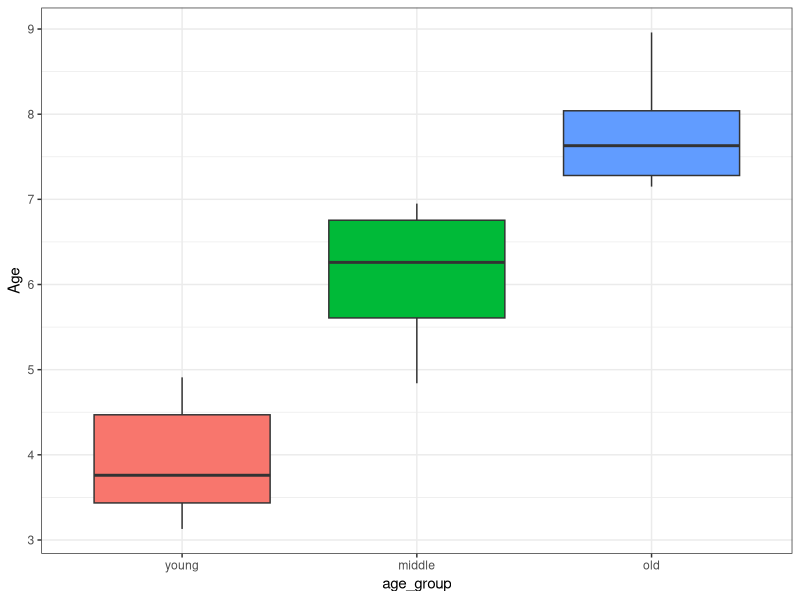
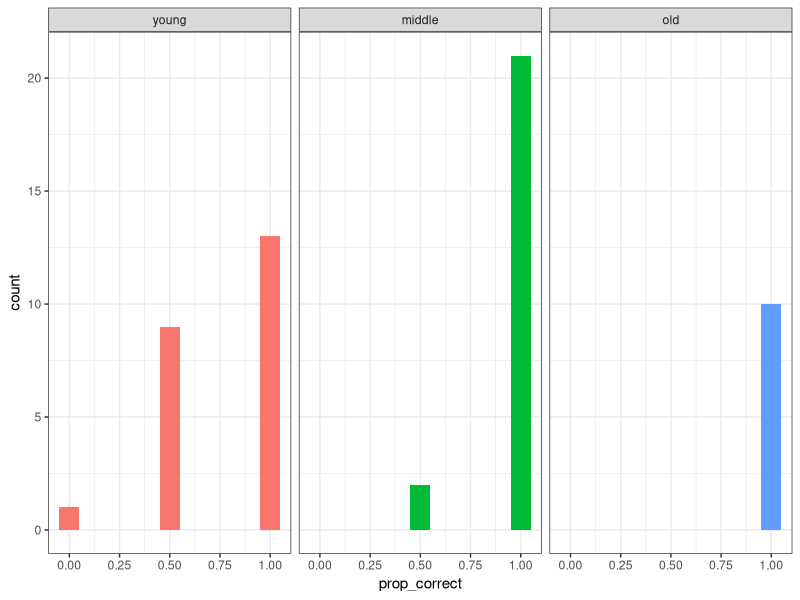
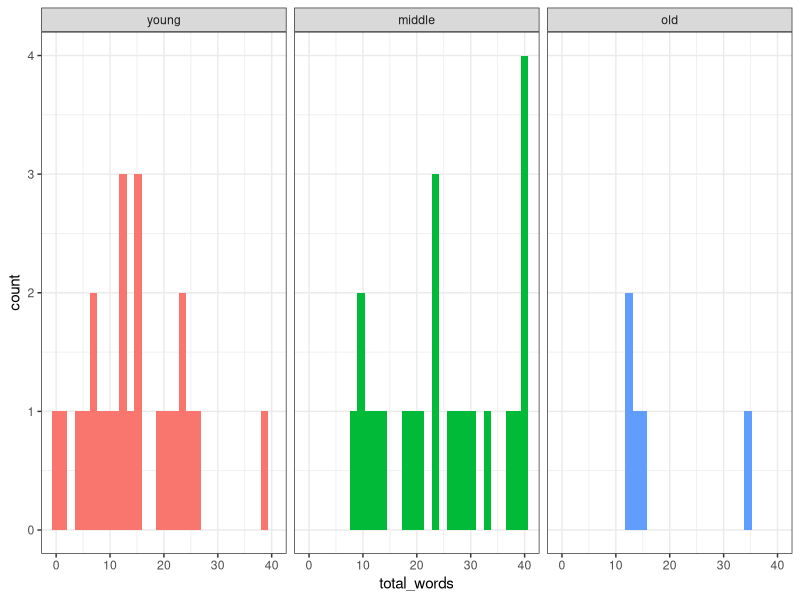
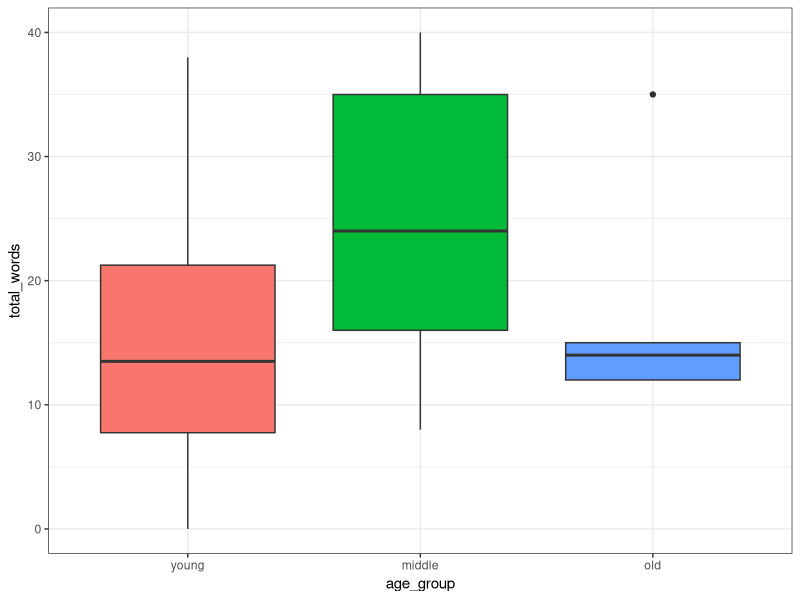
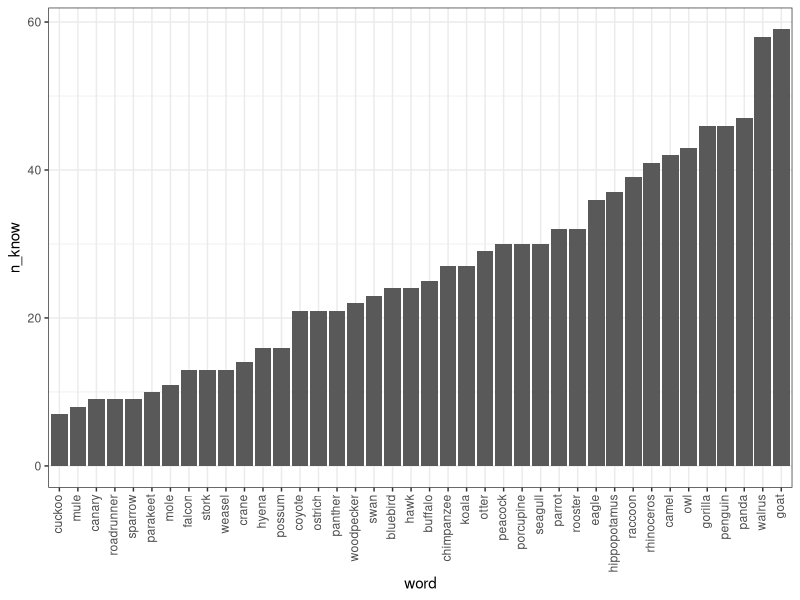

Source code (R) for these figures, in order:
## ---- chunk 1
# load packages
library(knitr)
library(rmarkdown)
library(broom)
library(tidyverse) 
library(ggplot2)
library(stringr)
library(forcats)
library(jsonlite)


opts_chunk$set(echo = T, message = F, warning = F, 
               error = F, cache = T, tidy = F, fig.height = 4)
## ---- chunk 2
runsheet = read.csv("../data/pilot1_and_2/nextKids_pilot_1_2_subject_deID.csv") %>%
  select(subjCode, Gender, Age, ageBin) %>%
  mutate(age_group = ifelse(ageBin == "5to6", "middle", ifelse(ageBin == "3to4", "young", "old"))) %>%
  mutate(age_group = fct_relevel(age_group, "young", "middle")) %>%
  select(-ageBin) %>%
  rename(subid = subjCode) 
## ---- chunk 3
runsheet = runsheet %>%
  filter(subid != "p029" & subid != "p022") 
## ---- chunk 4
runsheet %>%
  group_by(subid) %>%
  group_by(age_group) %>%
  summarize(n = n()) %>%
  kable()
## ---- chunk 5
runsheet %>%
  group_by(subid) %>%
  group_by(age_group) %>%
  ggplot(aes(y= Age, x= age_group, fill = age_group)) +
  geom_boxplot() +
  theme_bw() +
  theme(legend.position = "none")
## ---- chunk 6
ptrials = read.csv("../data/pilot1_and_2/nextKids_pilot_1_2_practice_trials.csv")  %>%
    mutate(age_group = fct_relevel(age_group, "young", "middle")) %>%
      mutate(subid = tolower(subid)) 
## ---- chunk 7
ptrials = ptrials %>%
  filter(subid != "p029" & subid != "p022") # p029 was run by nanny; p022 didn't do next
## ---- chunk 8
unique.subs = ptrials %>%
  group_by(subid) %>%
  slice(1) %>%
  select(-response, -trial_num, -trial_type) %>%
  group_by(age_group) 

s.prop.correct = ptrials %>%
  mutate(correct = ifelse(response == "banana" | response == "chair", 1, 0)) %>%
  group_by(subid, age_group) %>%
  slice(1:2) %>% # first two trials if repeated multiple times
  summarize(prop_correct = sum(correct)/2)

ggplot(s.prop.correct, aes(x= prop_correct, fill = age_group)) +
  geom_histogram(binwidth = .1) +
  facet_grid(~age_group) +
  theme_bw() +
  theme(legend.position = "none")
## ---- chunk 9
vocab = read.csv("../data/pilot1_and_2/nextKids_pilot_1_2_parentsurvey.csv")  %>%
  mutate(age_group = fct_relevel(age_group, "young", "middle"),
         subid = tolower(subid))%>%
  filter(subid != "p022") 
## ---- chunk 10
ggplot(vocab, aes(x= total_words, fill = age_group)) +
  geom_histogram() +
  facet_grid(~age_group) +
  theme_bw() +
  theme(legend.position = "none")

ggplot(vocab, aes(y= total_words, x= age_group, fill = age_group)) +
  geom_boxplot() +
  theme_bw() +
  theme(legend.position = "none")
## ---- chunk 11
concat.vocab = vocab %>%
   unite(vocab, 8:47, remove = TRUE, sep = ",") %>%
   filter(total_words > 0) %>%
   mutate(vocab = gsub('[[:digit:]]+', '', vocab),
         vocab = gsub("[^[:alnum:],]", "", vocab))
## ---- chunk 12
long.vocab = data.frame(do.call('rbind', strsplit(as.character(concat.vocab$vocab),',',fixed=TRUE))) %>%
  cbind(subid = concat.vocab$subid) %>%
  gather(var, word, 1:40) %>%
  select(-var) %>%
  mutate(word = as.factor(word)) %>%
  filter(word !="")

vocab.counts = long.vocab %>%
  group_by(word) %>%
  summarize(n = n()) %>%
  mutate(word = fct_reorder(word, n))

ggplot(vocab.counts, aes(x = word, y = n)) +
  geom_bar(stat = "identity") +
  ylab("n_know") +
  theme_bw() +
  theme(axis.text.x = element_text(angle = 90, vjust = .3, hjust = 1)) 
## ---- chunk 13
d = runsheet %>%
  full_join(s.prop.correct, by="subid") %>%
  full_join(select(vocab, -8:-47), by = "subid") %>%
  select(exp, subid,date, time, Gender, Age, age_group.x, prop_correct, total_words) %>%
  rename(age_group = age_group.x)

#write.csv(d, "nextKids_1_2_combined_other_data.csv")
